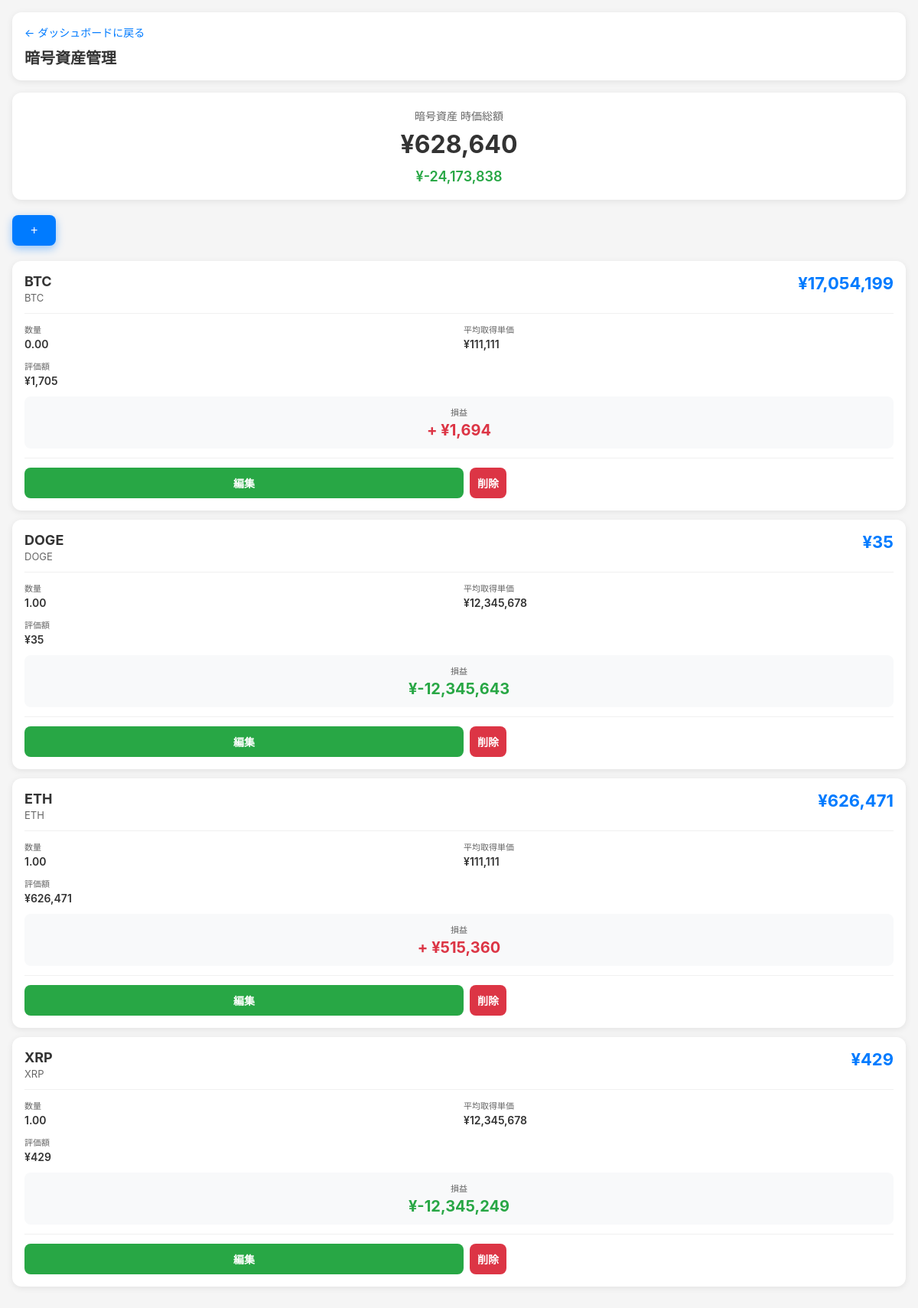
The app's page /assets/crypto (signed in) with its own data.
### tables this page shows
CREATE TABLE assets (
        id INTEGER PRIMARY KEY AUTOINCREMENT,
        user_id INTEGER,
        asset_type TEXT NOT NULL,
        symbol TEXT NOT NULL,
        name TEXT,
        quantity REAL NOT NULL,
        price REAL DEFAULT 0,
        created_at TIMESTAMP DEFAULT CURRENT_TIMESTAMP, avg_price REAL DEFAULT 0, current_price REAL DEFAULT 0, total_cost REAL DEFAULT 0, acquisition_price REAL, avg_cost REAL DEFAULT 0,
        FOREIGN KEY (user_id) REFERENCES users (id)
    );

### app.py (the view)
@app.route('/assets/<asset_type>')
def manage_assets(asset_type):
    user = get_current_user()
    if not user:
        return redirect(url_for('login'))
    conn = get_db()
    c = conn.cursor()
    if USE_POSTGRES:
        c.execute('''SELECT * FROM assets WHERE user_id = %s AND asset_type = %s
                    ORDER BY symbol''', (user['id'], asset_type))
    else:
        c.execute('''SELECT * FROM assets WHERE user_id = ? AND asset_type = ?
                    ORDER BY symbol''', (user['id'], asset_type))
    assets = c.fetchall()
    conn.close()
    type_info = {
        'jp_stock': {'title': '日本株', 'symbol_label': '証券コード', 'quantity_label': '株数'},
        'us_stock': {'title': '米国株', 'symbol_label': 'シンボル', 'quantity_label': '株数'},
        'gold': {'title': '金 (Gold)', 'symbol_label': '種類', 'quantity_label': '重量(g)'},
        'cash': {'title': '現金', 'symbol_label': '項目名', 'quantity_label': '金額'},
        'crypto': {'title': '暗号資産', 'symbol_label': '銘柄', 'quantity_label': '数量'},
        'investment_trust': {'title': '投資信託', 'symbol_label': '銘柄', 'quantity_label': '保有数量(口)'}
    }
    info = type_info.get(asset_type, type_info['jp_stock'])
    return render_template(
        'manage_assets.html',
        assets=assets,
        asset_type=asset_type,
        info=info,
        crypto_symbols=CRYPTO_SYMBOLS,
        investment_trust_symbols=INVESTMENT_TRUST_SYMBOLS
    )

### app.py (called while the page is built)
def get_db():
    if USE_POSTGRES:
        conn = psycopg2.connect(DATABASE_URL, cursor_factory=RealDictCursor)
        return conn
    else:
        conn = sqlite3.connect('portfolio.db')
        conn.row_factory = sqlite3.Row
        return conn

def get_current_user():
    if 'user_id' not in session:
        return None
    conn = get_db()
    c = conn.cursor()
    if USE_POSTGRES:
        c.execute('SELECT * FROM users WHERE id = %s', (session['user_id'],))
    else:
        c.execute('SELECT * FROM users WHERE id = ?', (session['user_id'],))
    user = c.fetchone()
    conn.close()
    return user

### templates/manage_assets.html (shortened to what this page needs)
{% extends "base.html" %}
{% block content %}
<div class="header">
    <a href="{{ url_for('dashboard') }}" class="back-link">&larr; ダッシュボードに戻る</a>
    <h1>{{ info.title }}管理</h1>
</div>
{% if assets %}
    {% set total_value = namespace(amount=0) %}
    {% set total_cost = namespace(amount=0) %}
    {% for asset in assets %}
        {% if asset_type == 'investment_trust' %}
            {% set total_value.amount = total_value.amount + (asset['quantity'] * asset['price'] / 10000) %}
            {% set total_cost.amount = total_cost.amount + (asset['quantity'] * asset['avg_cost'] / 10000) %}
        {% elif asset_type != 'cash' %}
            {% set total_value.amount = total_value.amount + (asset['quantity'] * asset['price']) %}
            {% set total_cost.amount = total_cost.amount + (asset['quantity'] * asset['avg_cost']) %}
        {% else %}
            {% set total_value.amount = total_value.amount + asset['quantity'] %}
        {% endif %}
    {% endfor %}
    {% set total_profit = total_value.amount - total_cost.amount %}
    <div class="summary-card">
        <div class="summary-title">{{ info.title }} 時価総額</div>
        <div class="summary-value">
            {% if asset_type == 'us_stock' %}
                ${{ "{:,.2f}".format(total_value.amount) }}
            {% else %}
                &yen;{{ "{:,.0f}".format(total_value.amount) }}
            {% endif %}
        </div>
        {% if asset_type != 'cash' %}
        <div class="summary-profit {% if total_profit >= 0 %}profit-red{% else %}profit-green{% endif %}">
            {% if asset_type == 'us_stock' %}
                ${{ "{:,.2f}".format(total_profit) }}
            {% else %}
                &yen;{{ "{:,.0f}".format(total_profit) }}
            {% endif %}
        </div>
        {% endif %}
    </div>
{% endif %}
<button class="add-button" onclick="showAddForm()">+</button>
{% if assets %}
    {% for asset in assets %}
    <div class="stock-card" data-edit-url="{{ url_for('edit_asset', asset_id=asset['id']) }}">
        <div class="stock-header">
            <div>
                <div class="stock-symbol">{{ asset['symbol'] }}</div>
                {% if asset_type not in ['cash'] %}
                <div class="stock-name">{{ asset['name'] or '-' }}</div>
                {% endif %}
            </div>
            <div>
                <div class="stock-price">
                    {% if asset_type == 'us_stock' %}
                        ${{ "{:,.2f}".format(asset['price']) }}
                    {% elif asset_type == 'investment_trust' %}
                        &yen;{{ "{:,.0f}".format(asset['price']) }} <span style="font-size:12px; color:#666;">/1万口</span>
                    {% elif asset_type not in ['cash'] %}
                        &yen;{{ "{:,.0f}".format(asset['price']) }}
                    {% endif %}
                </div>
            </div>
        </div>
        <div class="stock-details">
            <div class="detail-item">
                <span class="detail-label">{{ info.quantity_label }}</span>
                <span class="detail-value">{{ "{:,.2f}".format(asset['quantity']) }}</span>
            </div>
            {% if asset_type not in ['cash'] %}
            <div class="detail-item">
                <span class="detail-label">平均取得単価</span>
                <span class="detail-value">
                    {% if asset_type == 'us_stock' %}
                        ${{ "{:,.2f}".format(asset['avg_cost']) }}
                    {% else %}
                        &yen;{{ "{:,.0f}".format(asset['avg_cost']) }}
                    {% endif %}
                </span>
            </div>
            <div class="detail-item">
                <span class="detail-label">評価額</span>
                <span class="detail-value">
                    {% if asset_type == 'us_stock' %}
                        ${{ "{:,.2f}".format(asset['quantity'] * asset['price']) }}
                    {% elif asset_type == 'investment_trust' %}
                        &yen;{{ "{:,.0f}".format((asset['quantity'] * asset['price']) / 10000) }}
                    {% else %}
                        &yen;{{ "{:,.0f}".format(asset['quantity'] * asset['price']) }}
                    {% endif %}
                </span>
            </div>
            {% endif %}
        </div>
        {% if asset_type not in ['cash'] %}
            {% if asset_type == 'investment_trust' %}
                {% set current_value = (asset['quantity'] * asset['price']) / 10000 %}
                {% set cost_value = (asset['quantity'] * asset['avg_cost']) / 10000 %}
            {% else %}
                {% set current_value = asset['quantity'] * asset['price'] %}
                {% set cost_value = asset['quantity'] * asset['avg_cost'] %}
            {% endif %}
            {% set profit = current_value - cost_value %}
            <div class="stock-profit-box">
                <div class="stock-profit-label">損益</div>
                <div class="stock-profit-value {% if profit >= 0 %}profit-red{% else %}profit-green{% endif %}">
                    {% if profit >= 0 %}+{% endif %}
                    {% if asset_type == 'us_stock' %}
                        ${{ "{:,.2f}".format(profit) }}
                    {% else %}
                        &yen;{{ "{:,.0f}".format(profit) }}
                    {% endif %}
                </div>
            </div>
        {% endif %}
        <div class="stock-actions" onclick="event.stopPropagation()">
            <a href="{{ url_for('edit_asset', asset_id=asset['id']) }}" class="edit-btn">編集</a>
            <form method="post" action="{{ url_for('delete_asset') }}" style="flex: 1; margin: 0;">
                <button type="submit" class="delete-btn" onclick="return confirm('削除しますか?')">削除</button>
            </form>
        </div>
    </div>
    {% endfor %}
{% else %}
<div class="empty-state">
    <div class="empty-state-icon">&#128202;</div>
    <p>まだ{{ info.title }}が登録されていません。<br>下の「+」ボタンから追加してください。</p>
</div>
{% endif %}
{% endblock %}

### templates/base.html (style rules this page uses)
* { box-sizing: border-box; }
body { font-family: -apple-system, BlinkMacSystemFont, "Segoe UI", Roboto, "Hiragino Sans", sans-serif; margin: 0; padding: 0; background: #f5f5f5; color: #333; }

### templates/manage_assets.html (style rules this page uses)
.header { background: white; padding: 16px; border-radius: 12px; margin-bottom: 16px; box-shadow: 0 2px 8px rgba(0,0,0,0.08); }
.back-link { color: #007bff; text-decoration: none; font-size: 14px; display: inline-block; margin-bottom: 8px; }
.header h1 { font-size: 20px; margin: 0; color: #333; }
.summary-card { background: white; border-radius: 12px; padding: 20px; margin-bottom: 20px; text-align: center; box-shadow: 0 2px 8px rgba(0,0,0,0.08); }
.summary-title { font-size: 14px; color: #666; margin-bottom: 8px; }
.summary-value { font-size: 32px; font-weight: 700; color: #333; margin-bottom: 12px; }
.summary-profit { font-size: 18px; font-weight: 600; }
.profit-red { color: #dc3545; }
.profit-green { color: #28a745; }
.add-button { position: fixed; bottom: 24px; right: 24px; width: 56px; height: 56px; border-radius: 50%; background: #007bff; color: white; border: none; font-size: 32px; cursor: pointer; box-shadow: 0 4px 12px rgba(0,123,255,0.4); z-index: 1000; display: flex; align-items: center; justify-content: center; line-height: 1; }
.stock-card { background: white; border-radius: 12px; padding: 16px; margin-bottom: 12px; box-shadow: 0 2px 8px rgba(0,0,0,0.08); cursor: pointer; transition: all 0.15s ease; }
.stock-header { display: flex; justify-content: space-between; align-items: flex-start; margin-bottom: 12px; padding-bottom: 12px; border-bottom: 1px solid #f0f0f0; }
.stock-symbol { font-size: 18px; font-weight: 700; color: #333; }
.stock-name { font-size: 13px; color: #666; margin-top: 3px; }
.stock-price { font-size: 22px; font-weight: 700; color: #007bff; text-align: right; }
.stock-details { display: grid; grid-template-columns: 1fr 1fr; gap: 12px; margin: 12px 0; font-size: 13px; }
.detail-item { display: flex; flex-direction: column; }
.detail-label { color: #666; font-size: 11px; margin-bottom: 3px; }
.detail-value { font-weight: 600; color: #333; font-size: 14px; }
.stock-profit-box { background: #f8f9fa; padding: 12px; border-radius: 8px; margin: 12px 0; text-align: center; }
.stock-profit-label { font-size: 11px; color: #666; margin-bottom: 4px; }
.stock-profit-value { font-size: 20px; font-weight: 700; }
.stock-actions { display: flex; gap: 8px; margin-top: 12px; padding-top: 12px; border-top: 1px solid #f0f0f0; }
.edit-btn, .delete-btn { flex: 1; padding: 10px; border-radius: 8px; text-align: center; text-decoration: none; font-size: 14px; border: none; cursor: pointer; font-weight: 600; }
.edit-btn { background: #28a745; color: white; }
.delete-btn { background: #dc3545; color: white; }
@media (min-width: 768px) { .add-button { position: static; width: auto; height: auto; border-radius: 8px; padding: 12px 24px; font-size: 16px; margin-bottom: 20px; } }

### records on screen
assets: symbol "BTC", name "BTC", price "17,054,199", quantity_label "数量", quantity "0.00", avg_cost "111,111", asset['quantity']*asset['price'] "1,705", profit "1,694"
assets: symbol "DOGE", name "DOGE", price "35", quantity_label "数量", quantity "1.00", avg_cost "12,345,678", asset['quantity']*asset['price'] "35", profit "-12,345,643"
assets: symbol "ETH", name "ETH", price "626,471", quantity_label "数量", quantity "1.00", avg_cost "111,111", asset['quantity']*asset['price'] "626,471", profit "515,360"
assets: symbol "XRP", name "XRP", price "429", quantity_label "数量", quantity "1.00", avg_cost "12,345,678", asset['quantity']*asset['price'] "429", profit "-12,345,249"

### other values on screen
{{ info.title }} "暗号資産"
{{ "{:,.0f}".format(total_value.amount) }} "628,640"
{{ "{:,.0f}".format(total_profit) }} "-24,173,838"
